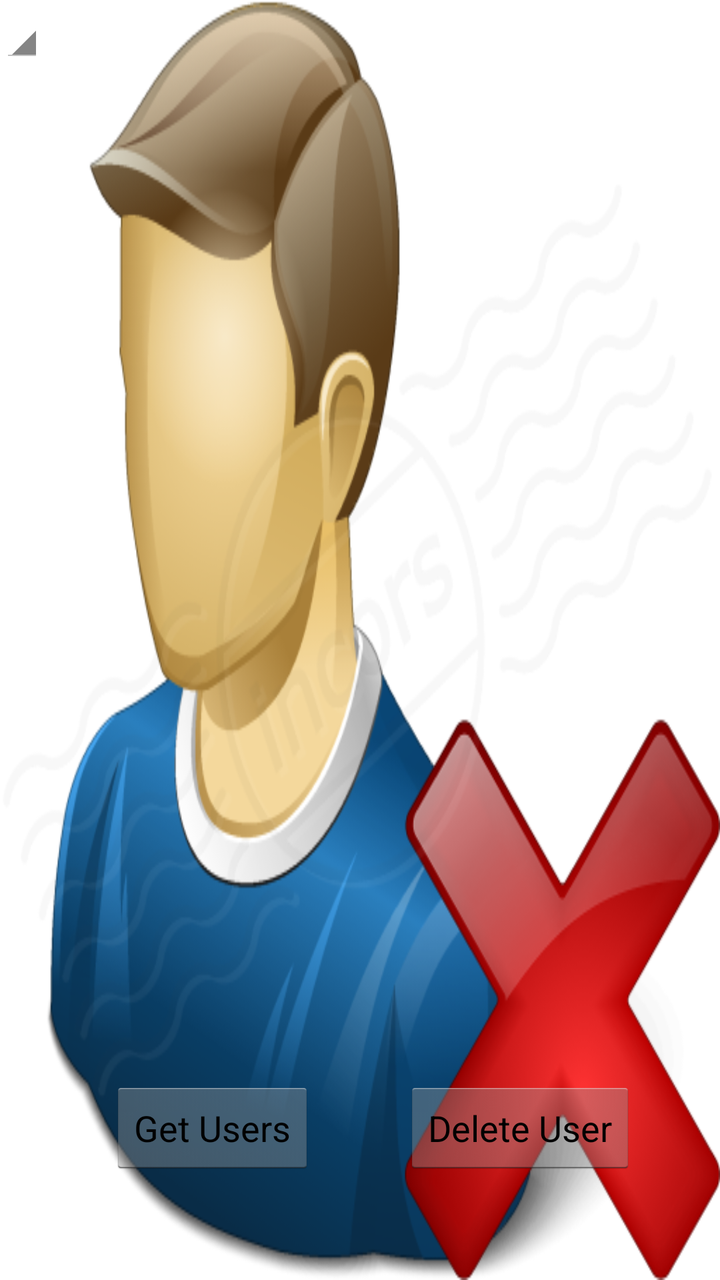
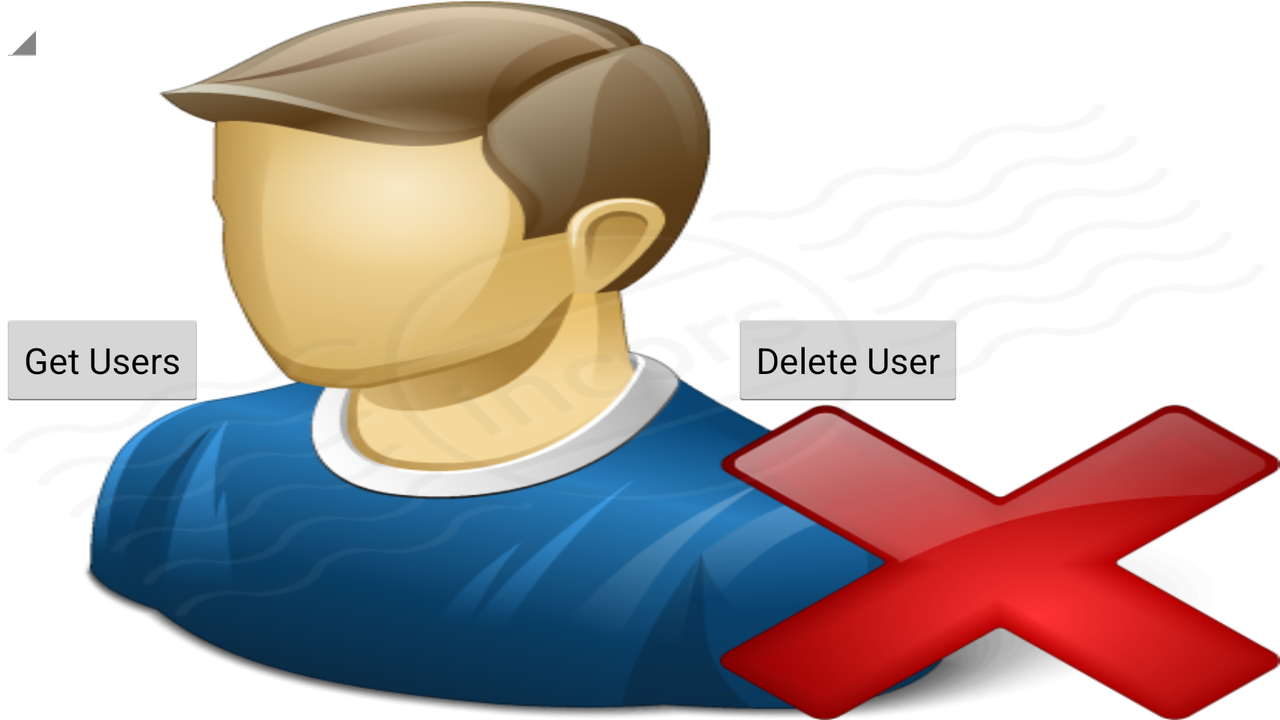

An Android layout and its configuration variant, each rendered on a device that would load it. The default file and the variant file are quoted in full after the pictures.
<!-- AndroidManifest.xml: application theme android:Theme.Holo.Light.DarkActionBar -->
<!-- res/layout/deleteuser.xml -->
<?xml version="1.0" encoding="utf-8"?>
<RelativeLayout xmlns:android="http://schemas.android.com/apk/res/android"
    android:layout_width="match_parent"
    android:layout_height="match_parent"
    android:orientation="vertical"
    android:background="@drawable/user_delete"

 >




    <Spinner
        android:layout_width="wrap_content"
        android:layout_height="wrap_content"
        android:id="@+id/spinner"
        android:spinnerMode="dropdown"
        android:layout_alignParentTop="true"
        android:layout_alignParentStart="true"
        android:textAlignment="center"
        android:gravity="start"/>

    <Button
        android:layout_width="wrap_content"
        android:layout_height="wrap_content"
        android:text="Delete User"
        android:id="@+id/deleteUser"
        android:layout_marginBottom="52dp"
        android:layout_alignParentBottom="true"
        android:layout_alignParentEnd="true"
        android:layout_marginEnd="42dp" />

    <Button
        android:layout_width="wrap_content"
        android:layout_height="wrap_content"
        android:text="Get Users"
        android:id="@+id/getUser"
        android:layout_marginStart="55dp"
        android:layout_alignTop="@+id/deleteUser"
        android:layout_alignParentStart="true" />


</RelativeLayout>
<!-- resources referenced by this layout -->
<resources>
  <!-- drawable user_delete: png bitmap (drawable, 127908 bytes) -->
</resources>
<!-- res/layout-land/deleteuser.xml (the repository's variant of the layout above) -->
<!-- drawn on the phone turned sideways -->
<?xml version="1.0" encoding="utf-8"?>
<RelativeLayout xmlns:android="http://schemas.android.com/apk/res/android"
    android:layout_width="match_parent"
    android:layout_height="match_parent"
    android:orientation="vertical"
    android:background="@drawable/user_delete"

 >




    <Spinner
        android:layout_width="wrap_content"
        android:layout_height="wrap_content"
        android:id="@+id/spinner"
        android:spinnerMode="dropdown"
        android:layout_alignParentTop="true"
        android:layout_alignParentStart="true"
        android:textAlignment="center"/>

    <Button
        android:layout_width="wrap_content"
        android:layout_height="wrap_content"
        android:text="Delete User"
        android:id="@+id/deleteUser"
        android:layout_alignTop="@+id/getUser"
        android:layout_alignParentEnd="true"
        android:layout_marginEnd="158dp" />

    <Button
        android:layout_width="wrap_content"
        android:layout_height="wrap_content"
        android:text="Get Users"
        android:id="@+id/getUser"
        android:layout_marginEnd="107dp"
        android:layout_centerVertical="true"
        android:layout_toStartOf="@+id/buttondelete" />


</RelativeLayout>
